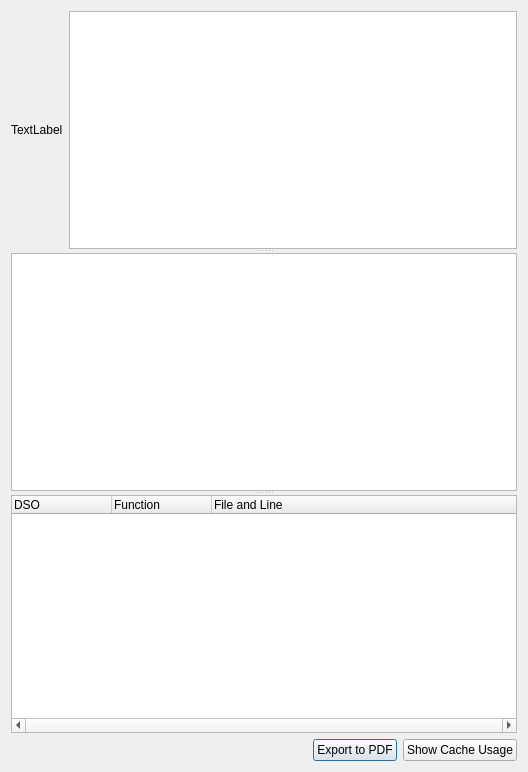
<?xml version="1.0" encoding="UTF-8"?>
<ui version="4.0">
 <class>ObjectAccessedByFunctionWindow</class>
 <widget class="QDialog" name="ObjectAccessedByFunctionWindow">
  <property name="geometry">
   <rect>
    <x>0</x>
    <y>0</y>
    <width>528</width>
    <height>772</height>
   </rect>
  </property>
  <property name="windowTitle">
   <string>Objects Accessed By Functions</string>
  </property>
  <layout class="QVBoxLayout" name="verticalLayout">
   <item>
    <widget class="QSplitter" name="splitter">
     <property name="orientation">
      <enum>Qt::Vertical</enum>
     </property>
     <widget class="QWidget" name="horizontalLayoutWidget">
      <layout class="QHBoxLayout" name="horizontalLayout">
       <item>
        <widget class="QLabel" name="label">
         <property name="maximumSize">
          <size>
           <width>16777215</width>
           <height>100</height>
          </size>
         </property>
         <property name="text">
          <string>TextLabel</string>
         </property>
        </widget>
       </item>
       <item>
        <widget class="QListWidget" name="selectedItemsListWidget"/>
       </item>
      </layout>
     </widget>
     <widget class="QTableView" name="objectsTableView">
      <property name="editTriggers">
       <set>QAbstractItemView::NoEditTriggers</set>
      </property>
      <property name="selectionBehavior">
       <enum>QAbstractItemView::SelectRows</enum>
      </property>
      <property name="sortingEnabled">
       <bool>true</bool>
      </property>
      <attribute name="verticalHeaderShowSortIndicator" stdset="0">
       <bool>false</bool>
      </attribute>
     </widget>
     <widget class="QTreeWidget" name="callPathTreeWidget">
      <property name="verticalScrollBarPolicy">
       <enum>Qt::ScrollBarAsNeeded</enum>
      </property>
      <property name="horizontalScrollBarPolicy">
       <enum>Qt::ScrollBarAlwaysOn</enum>
      </property>
      <property name="editTriggers">
       <set>QAbstractItemView::NoEditTriggers</set>
      </property>
      <property name="indentation">
       <number>0</number>
      </property>
      <property name="itemsExpandable">
       <bool>false</bool>
      </property>
      <property name="expandsOnDoubleClick">
       <bool>false</bool>
      </property>
      <property name="columnCount">
       <number>3</number>
      </property>
      <column>
       <property name="text">
        <string>DSO</string>
       </property>
      </column>
      <column>
       <property name="text">
        <string>Function</string>
       </property>
      </column>
      <column>
       <property name="text">
        <string>File and Line</string>
       </property>
      </column>
     </widget>
    </widget>
   </item>
   <item>
    <layout class="QHBoxLayout" name="horizontalLayout_2">
     <item>
      <spacer name="horizontalSpacer">
       <property name="orientation">
        <enum>Qt::Horizontal</enum>
       </property>
       <property name="sizeHint" stdset="0">
        <size>
         <width>40</width>
         <height>20</height>
        </size>
       </property>
      </spacer>
     </item>
     <item>
      <widget class="QPushButton" name="exportToPdfPushButton">
       <property name="text">
        <string>Export to PDF</string>
       </property>
      </widget>
     </item>
     <item>
      <widget class="QPushButton" name="showCacheUsagePushButton">
       <property name="text">
        <string>Show Cache Usage</string>
       </property>
      </widget>
     </item>
    </layout>
   </item>
  </layout>
 </widget>
 <resources/>
 <connections/>
</ui>
